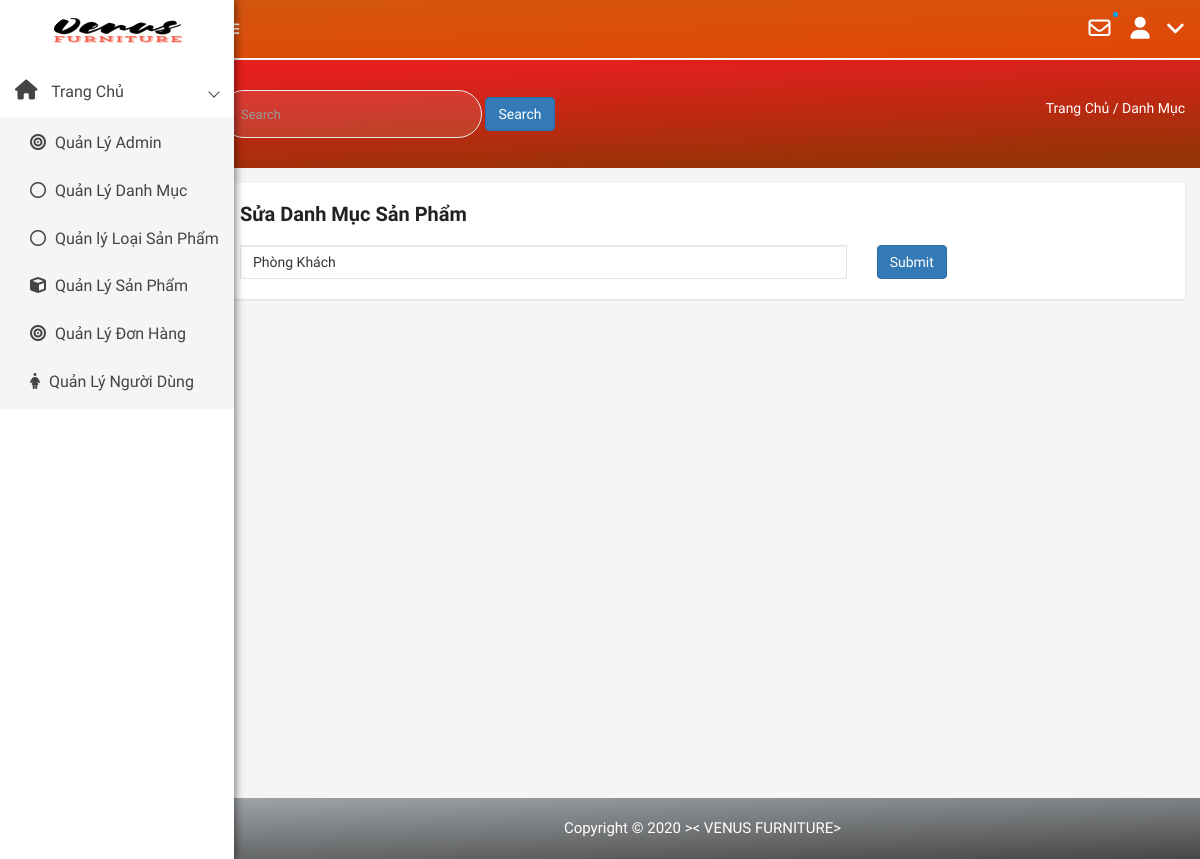
Before: /admin/modules/category/edit.php with the older database file.
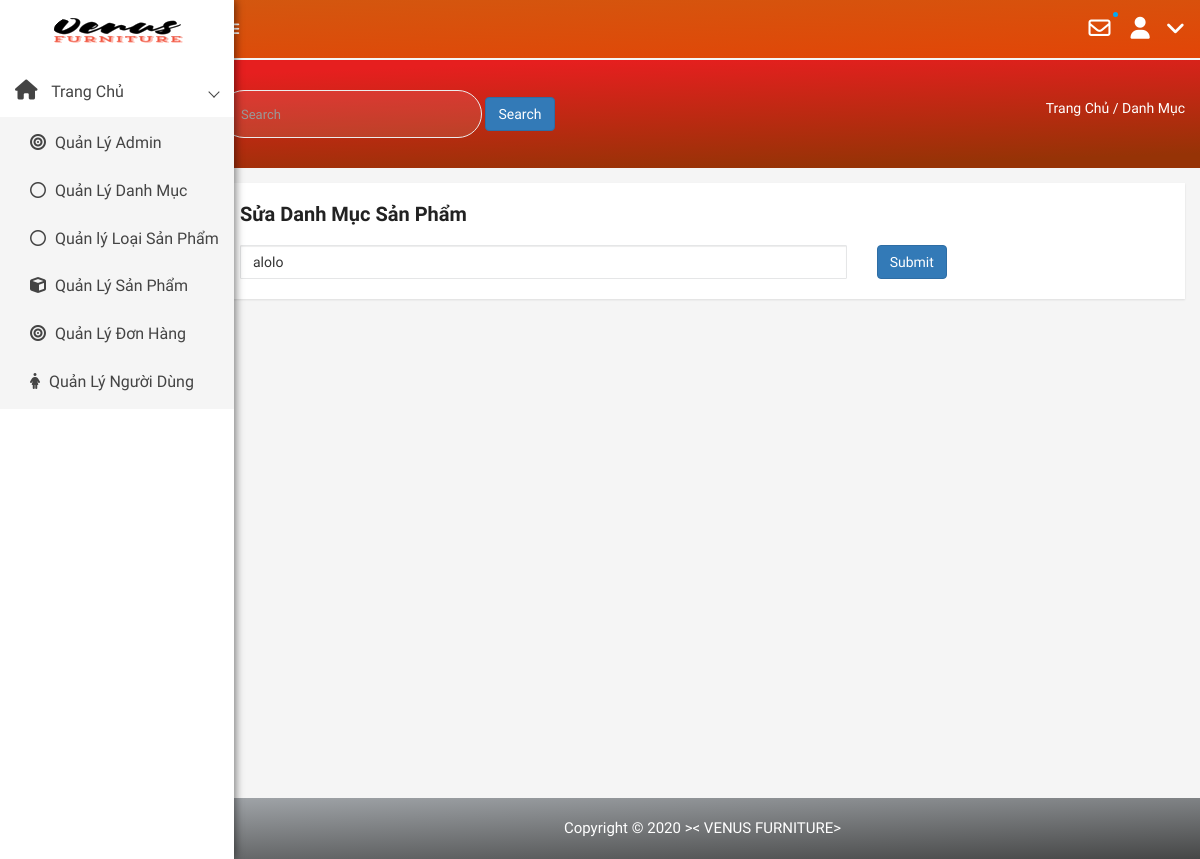
After: the same page with the newer database file.
### tables this page shows
CREATE TABLE `category` (
  `id` int(50) NOT NULL,
  `name` varchar(100) DEFAULT NULL,
  `slug` varchar(100) DEFAULT NULL,
  `images` char(50) DEFAULT NULL,
  `banner` varchar(100) DEFAULT NULL,
  `home` tinyint(100) DEFAULT 0,
  `status` tinyint(4) DEFAULT 0,
  `created_at` timestamp NOT NULL DEFAULT current_timestamp(),
  `updated_at` timestamp NOT NULL DEFAULT current_timestamp() ON UPDATE current_timestamp()
);

### libraries/Database.php (called while the page is built, shortened)
<?php
class DataProvider
{
	public static function ExecuteQuery($sql)
	{
		try{
			$connection = mysqli_connect("localhost","root","", "web_noi_that-1");
			mysqli_query($connection, "set names 'utf8'");
			$result = mysqli_query($connection, $sql);
			return $result;
		}catch(Exception $ex)
		{
			return null;
		}
    }
}
?>

### admin/modules/category/edit.php (the view, shortened to what this page needs)
<?php require_once __DIR__ . "/../../layouts/header.php" ?>
<div class="product-status mg-tb-15">
   <div class="container-fluid">
      <div class="row">
         <div class="col-lg-12 col-md-12 col-sm-12 col-xs-12"style="min-height:600px">
            <div class="product-status-wrap">
               <h4>Sửa Danh Mục Sản Phẩm</h4>
               <form action="" method="post" enctype="multipart/form-data">
                  <div class="row">
                     <div class="col-lg-8">
                        <?php
                           try {
                               $sql = "SELECT name FROM category";
                               $result = DataProvider::ExecuteQuery($sql);
                               $row = mysqli_fetch_array($result);
                           } catch (Exception $ex) {
                               echo "Không thể mở CSDL";
                           }
                           ?>
                        <input type="text" class="form-control" placeholder="Tên danh mục mới" name="tendanhmuc" <?php echo "value='{$row['name']}'" ?>>
                     </div>
                     <div class="col-lg-4">
                        <input class="btn btn-primary" type="submit" value="Submit">
                     </div>
                  </div>
               </form>
            </div>
         </div>
      </div>
   </div>
</div>
<?php
   require_once __DIR__ . "/../../layouts/footer.php"
?>

Changed rows visible on the page:
changed category: tendanhmuc "Phòng Khách" → "alolo"
